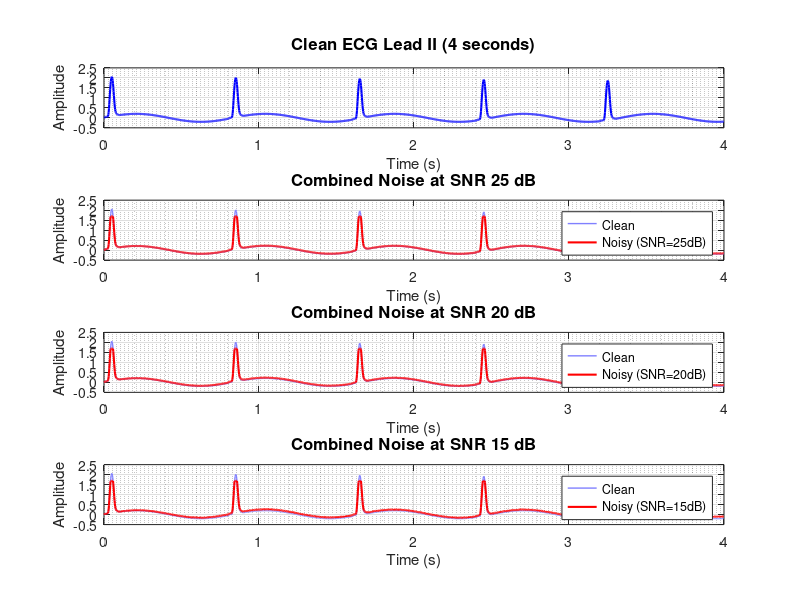

Here is the MATLAB script that generated this plot: (Note: this script raises an error after producing the figure.)
function focused_combined_noise_generator()
    % FOCUSED COMBINED NOISE GENERATOR
    % Generates realistic combined portable ECG device noise
    % FOCUS: Only combined noise at SNR 15dB, 20dB, 25dB
    % Processes only Lead II for first 4 seconds
    % Output: Ready for scalogram conversion
    
    % Define paths
    original_dataset_path = 'C:\Users\henry\Downloads\ECG-Dx\Organized_Dataset';
    noisy_dataset_path = 'C:\Users\henry\Downloads\ECG-Dx\Focused_Combined_Noise_Dataset';
    
    % Create output directory
    if ~exist(noisy_dataset_path, 'dir')
        mkdir(noisy_dataset_path);
    end
    
    % Parameters
    fs = 500; % Sampling frequency (Hz)
    duration_seconds = 4; % Process first 4 seconds
    target_samples = fs * duration_seconds; % 2000 samples
    snr_levels = [25, 20, 15]; % High to low quality (clinical relevant range)
    noise_type = 'combined'; % Only combined noise
    
    % Initialize counters
    total_processed = 0;
    total_generated = 0;
    processing_errors = 0;
    
    fprintf('=== FOCUSED COMBINED NOISE GENERATOR ===\n');
    fprintf('Original dataset: %s\n', original_dataset_path);
    fprintf('Output dataset: %s\n', noisy_dataset_path);
    fprintf('Noise type: Combined (realistic multi-source)\n');
    fprintf('SNR levels: %s dB\n', mat2str(snr_levels));
    fprintf('Processing: Lead II only (first %d seconds)\n', duration_seconds);
    fprintf('Classes: AFIB, SB, SR\n\n');
    
    % Process datasets
    datasets = {'training', 'validation'};
    groups = {'AFIB', 'SB', 'SR'};
    
    for dataset_idx = 1:length(datasets)
        dataset_name = datasets{dataset_idx};
        fprintf('Processing %s dataset...\n', dataset_name);
        
        for group_idx = 1:length(groups)
            group_name = groups{group_idx};
            
            % Define input and output directories
            input_dir = fullfile(original_dataset_path, dataset_name, group_name);
            
            if ~exist(input_dir, 'dir')
                fprintf('  Warning: Directory not found: %s\n', input_dir);
                continue;
            end
            
            % Get all .mat files (excluding metadata)
            mat_files = dir(fullfile(input_dir, '*.mat'));
            mat_files = mat_files(~strcmp({mat_files.name}, 'metadata.mat'));
            
            fprintf('  Processing %s group: %d files\n', group_name, length(mat_files));
            
            % Process each ECG file
            for file_idx = 1:length(mat_files)
                total_processed = total_processed + 1;
                
                mat_file_path = fullfile(input_dir, mat_files(file_idx).name);
                [~, base_name, ~] = fileparts(mat_files(file_idx).name);
                
                try
                    % Load and extract ECG data
                    ecg_data = load(mat_file_path);
                    ecg_signals = extract_ecg_signals(ecg_data);
                    
                    if isempty(ecg_signals) || size(ecg_signals, 1) < 2
                        fprintf('    Warning: Lead II not available in %s\n', mat_files(file_idx).name);
                        processing_errors = processing_errors + 1;
                        continue;
                    end
                    
                    % Extract Lead II and truncate to first 4 seconds
                    lead2_signal = ecg_signals(2, :);
                    if length(lead2_signal) < target_samples
                        fprintf('    Warning: Signal too short in %s\n', mat_files(file_idx).name);
                        processing_errors = processing_errors + 1;
                        continue;
                    end
                    
                    lead2_signal = lead2_signal(1:target_samples);
                    lead2_signal = double(lead2_signal);
                    
                    % Generate noisy versions for each SNR level
                    for snr_idx = 1:length(snr_levels)
                        snr_db = snr_levels(snr_idx);
                        
                        % Generate noisy signal with combined noise
                        noisy_signal = add_combined_noise(lead2_signal, fs, snr_db);
                        
                        % Create output directory structure
                        output_dir = fullfile(noisy_dataset_path, sprintf('SNR_%02ddB', snr_db), ...
                                            dataset_name, group_name);
                        if ~exist(output_dir, 'dir')
                            mkdir(output_dir);
                        end
                        
                        % Save noisy signal
                        noisy_filename = sprintf('%s_COMBINED_SNR%02d.mat', base_name, snr_db);
                        noisy_filepath = fullfile(output_dir, noisy_filename);
                        
                        % Save in WFDB-compatible format
                        val = noisy_signal;
                        save(noisy_filepath, 'val');
                        
                        total_generated = total_generated + 1;
                    end
                    
                    % Progress update
                    if mod(total_processed, 25) == 0
                        fprintf('    Processed %d files, generated %d noisy versions...\n', ...
                                total_processed, total_generated);
                    end
                    
                catch ME
                    fprintf('    Error processing %s: %s\n', mat_files(file_idx).name, ME.message);
                    processing_errors = processing_errors + 1;
                    continue;
                end
            end
            
            fprintf('  Completed %s group: %d files generated\n', group_name, ...
                   count_files_in_dir(fullfile(noisy_dataset_path, sprintf('SNR_%02ddB', snr_levels(1)), dataset_name, group_name)));
        end
        
        fprintf('Completed %s dataset\n\n', dataset_name);
    end
    
    % Final summary
    fprintf('=== FOCUSED NOISE GENERATION SUMMARY ===\n');
    fprintf('Original files processed: %d\n', total_processed);
    fprintf('Noisy versions generated: %d\n', total_generated);
    fprintf('Processing errors: %d\n', processing_errors);
    fprintf('SNR levels: %d (%s dB)\n', length(snr_levels), mat2str(snr_levels));
    fprintf('Noise combinations per file: %d\n', length(snr_levels));
    if total_processed > 0
        fprintf('Success rate: %.1f%%\n', (total_generated/(total_processed*length(snr_levels)))*100);
    end
    fprintf('Output directory: %s\n', noisy_dataset_path);
    
    % Generate summary report
    generate_focused_report(noisy_dataset_path, total_processed, total_generated, processing_errors, snr_levels);
    
    % Generate noise visualization
    generate_combined_noise_visualization(noisy_dataset_path, fs, snr_levels);
    
    fprintf('\nFocused combined noise dataset ready!\n');
    fprintf('Next step: Run convert_focused_noisy_to_scalograms()\n');
end

function ecg_signals = extract_ecg_signals(ecg_data)
    % Extract ECG signals from WFDB .mat file format
    ecg_signals = [];
    
    % Try different common field names in WFDB format
    field_names = {'val', 'data', 'signal', 'ecg', 'y'};
    
    for i = 1:length(field_names)
        if isfield(ecg_data, field_names{i})
            signals = ecg_data.(field_names{i});
            
            % Ensure signals are in correct format (leads x samples)
            if size(signals, 1) > size(signals, 2)
                signals = signals'; % Transpose if needed
            end
            
            % Validate signal dimensions
            if size(signals, 1) >= 2 && size(signals, 2) > 100
                ecg_signals = signals;
                return;
            end
        end
    end
    
    % If no standard field found, try to find numerical arrays
    fields = fieldnames(ecg_data);
    for i = 1:length(fields)
        data = ecg_data.(fields{i});
        if isnumeric(data) && ndims(data) == 2
            if size(data, 1) > size(data, 2)
                data = data';
            end
            if size(data, 1) >= 2 && size(data, 2) > 100
                ecg_signals = data;
                return;
            end
        end
    end
end

function noisy_signal = add_combined_noise(clean_signal, fs, snr_db)
    % Add realistic combined portable ECG device noise
    % This represents the most realistic noise scenario for portable devices
    
    signal_length = length(clean_signal);
    t = (0:signal_length-1) / fs; % Time vector
    
    % Combined noise components with realistic weights for portable devices
    
    % 1. Gaussian noise (electronic amplifier noise) - 30% weight
    gaussian_weight = 0.3;
    noise_gaussian = gaussian_weight * randn(size(clean_signal));
    
    % 2. Powerline interference (50/60 Hz) - 40% weight
    powerline_weight = 0.4;
    freq_50hz = 2 * pi * 50;
    freq_60hz = 2 * pi * 60;
    noise_powerline = powerline_weight * (0.6 * sin(freq_50hz * t) + 0.4 * sin(freq_60hz * t));
    % Add harmonics
    noise_powerline = noise_powerline + powerline_weight * 0.2 * sin(2 * freq_50hz * t);
    noise_powerline = noise_powerline + powerline_weight * 0.1 * randn(size(clean_signal));
    
    % 3. Baseline wander (motion artifacts) - 80% weight
    baseline_weight = 0.8;
    wander_freq1 = 2 * pi * 0.1; % Breathing-like
    wander_freq2 = 2 * pi * 0.3; % Motion-like
    wander_freq3 = 2 * pi * 0.05; % Slow drift
    noise_baseline = baseline_weight * (2.0 * sin(wander_freq1 * t) + ...
                    1.5 * sin(wander_freq2 * t) + 3.0 * sin(wander_freq3 * t));
    % Add random walk
    random_walk = cumsum(0.1 * randn(size(clean_signal))) / sqrt(signal_length);
    noise_baseline = noise_baseline + baseline_weight * random_walk;
    
    % 4. Muscle artifacts (EMG) - 20% weight
    muscle_weight = 0.2;
    burst_probability = 0.3;
    burst_mask = rand(size(clean_signal)) < burst_probability;
    muscle_freq = 20 + 80 * rand(size(clean_signal));
    muscle_noise = sin(2 * pi * muscle_freq .* t);
    amplitude_mod = 0.5 + 0.5 * rand(size(clean_signal));
    noise_muscle = muscle_weight * muscle_noise .* burst_mask .* amplitude_mod;
    noise_muscle = noise_muscle + muscle_weight * 0.3 * randn(size(clean_signal));
    
    % 5. Motion artifacts (electrode movement) - 10% weight
    motion_weight = 0.1;
    spike_probability = 0.02;
    spike_locations = rand(size(clean_signal)) < spike_probability;
    noise_motion = zeros(size(clean_signal));
    spike_indices = find(spike_locations);
    
    for i = 1:length(spike_indices)
        spike_idx = spike_indices(i);
        spike_amplitude = 2 + 3 * rand();
        decay_constant = 20 + 30 * rand();
        
        for j = spike_idx:min(spike_idx + decay_constant, signal_length)
            decay_factor = exp(-(j - spike_idx) / (decay_constant / 3));
            noise_motion(j) = noise_motion(j) + spike_amplitude * decay_factor * (rand() - 0.5);
        end
    end
    
    high_freq = 100 + 50 * rand(size(clean_signal));
    noise_motion = motion_weight * (noise_motion + 0.5 * sin(2 * pi * high_freq .* t) .* ...
                  (0.5 + 0.5 * rand(size(clean_signal))));
    
    % 6. Electrode noise (contact impedance) - 30% weight
    electrode_weight = 0.3;
    impedance_freq = 2 * pi * 0.2;
    impedance_variation = 0.1 * sin(impedance_freq * t) + 0.05 * randn(size(clean_signal));
    noisy_signal_temp = clean_signal .* (1 + impedance_variation);
    
    % Electrode dropouts
    dropout_probability = 0.005;
    dropout_mask = rand(size(clean_signal)) < dropout_probability;
    for i = 1:length(dropout_mask)
        if dropout_mask(i)
            dropout_length = 5 + randi(15);
            end_idx = min(i + dropout_length, length(clean_signal));
            noisy_signal_temp(i:end_idx) = noisy_signal_temp(i:end_idx) * 0.1;
        end
    end
    noise_electrode = electrode_weight * (noisy_signal_temp - clean_signal);
    
    % Combine all noise components
    total_noise = noise_gaussian + noise_powerline + noise_baseline + ...
                  noise_muscle + noise_motion + noise_electrode;
    
    % Apply SNR constraint
    signal_power = mean(clean_signal.^2);
    noise_power = mean(total_noise.^2);
    
    % Calculate required noise scaling for target SNR
    target_noise_power = signal_power / (10^(snr_db/10));
    noise_scaling = sqrt(target_noise_power / noise_power);
    
    total_noise = total_noise * noise_scaling;
    
    % Combine signal and noise
    noisy_signal = clean_signal + total_noise;
    
    % Ensure signal stays within reasonable bounds
    signal_std = std(clean_signal);
    max_amplitude = 5 * signal_std;
    noisy_signal = max(-max_amplitude, min(max_amplitude, noisy_signal));
end

function count = count_files_in_dir(dir_path)
    % Count .mat files in directory
    if exist(dir_path, 'dir')
        files = dir(fullfile(dir_path, '*.mat'));
        count = length(files);
    else
        count = 0;
    end
end

function generate_focused_report(output_path, total_processed, total_generated, processing_errors, snr_levels)
    % Generate focused report for combined noise at specific SNR levels
    
    report_file = fullfile(output_path, 'focused_combined_noise_report.txt');
    fid = fopen(report_file, 'w');
    
    fprintf(fid, '=== FOCUSED COMBINED NOISE GENERATION REPORT ===\n');
    fprintf(fid, 'Date: %s\n\n', datestr(now));
    
    fprintf(fid, 'GENERATION PARAMETERS:\n');
    fprintf(fid, '- Noise Type: Combined (realistic multi-source)\n');
    fprintf(fid, '- SNR Levels: %s dB\n', mat2str(snr_levels));
    fprintf(fid, '- Signal: ECG Lead II (first 4 seconds)\n');
    fprintf(fid, '- Sampling Rate: 500 Hz (2000 samples)\n');
    fprintf(fid, '- Classes: AFIB, SB, SR\n');
    fprintf(fid, '- Datasets: Training and Validation\n\n');
    
    fprintf(fid, 'COMBINED NOISE COMPONENTS:\n');
    fprintf(fid, '- Gaussian Noise (30%% weight): Electronic amplifier noise\n');
    fprintf(fid, '- Powerline Interference (40%% weight): 50/60 Hz contamination\n');
    fprintf(fid, '- Baseline Wander (80%% weight): Motion artifacts\n');
    fprintf(fid, '- Muscle Artifacts (20%% weight): EMG contamination\n');
    fprintf(fid, '- Motion Artifacts (10%% weight): Electrode movement\n');
    fprintf(fid, '- Electrode Noise (30%% weight): Contact impedance\n\n');
    
    fprintf(fid, 'PROCESSING STATISTICS:\n');
    fprintf(fid, 'Original files processed: %d\n', total_processed);
    fprintf(fid, 'Noisy versions generated: %d\n', total_generated);
    fprintf(fid, 'Processing errors: %d\n', processing_errors);
    fprintf(fid, 'Files per SNR level: %d\n', total_generated / length(snr_levels));
    
    if total_processed > 0
        success_rate = (total_generated / (total_processed * length(snr_levels))) * 100;
        fprintf(fid, 'Success rate: %.1f%%\n', success_rate);
    end
    
    fprintf(fid, '\nOUTPUT STRUCTURE:\n');
    fprintf(fid, 'Directory: SNR_[15|20|25]dB/[training|validation]/[AFIB|SB|SR]/\n');
    fprintf(fid, 'Filename format: [PATIENT_ID]_age[AGE]_COMBINED_SNR[XX].mat\n');
    fprintf(fid, '\nExample filenames:\n');
    fprintf(fid, '- JS44163_age45_COMBINED_SNR25.mat\n');
    fprintf(fid, '- TR09173_age67_COMBINED_SNR20.mat\n');
    fprintf(fid, '- AM12456_age34_COMBINED_SNR15.mat\n');
    
    fprintf(fid, '\nCLINICAL SIGNIFICANCE BY SNR LEVEL:\n');
    fprintf(fid, '25dB SNR: High-quality portable ECG\n');
    fprintf(fid, '- Expected model accuracy: >95%%\n');
    fprintf(fid, '- Clinical grade quality\n');
    fprintf(fid, '- Suitable for diagnostic applications\n\n');
    
    fprintf(fid, '20dB SNR: Good-quality portable ECG\n');
    fprintf(fid, '- Expected model accuracy: 90-95%%\n');
    fprintf(fid, '- Clinical monitoring grade\n');
    fprintf(fid, '- Suitable for continuous monitoring\n\n');
    
    fprintf(fid, '15dB SNR: Moderate-quality portable ECG\n');
    fprintf(fid, '- Expected model accuracy: 80-90%%\n');
    fprintf(fid, '- Research grade quality\n');
    fprintf(fid, '- Requires careful validation\n\n');
    
    fprintf(fid, 'RESEARCH APPLICATIONS:\n');
    fprintf(fid, '- Model robustness validation\n');
    fprintf(fid, '- Clinical deployment readiness\n');
    fprintf(fid, '- Performance threshold determination\n');
    fprintf(fid, '- Quality control implementation\n');
    
    fclose(fid);
    
    fprintf('Focused generation report saved to: %s\n', report_file);
end

function generate_combined_noise_visualization(output_path, fs, snr_levels)
    % Generate visualization of combined noise effects
    
    fprintf('Generating combined noise visualization...\n');
    
    % Create synthetic ECG for demonstration
    t = (0:1999) / fs; % 4 seconds
    clean_ecg = generate_demo_ecg(t);
    
    % Create visualization figure
    fig = figure('Position', [100, 100, 1400, 1000]);
    
    % Plot clean signal
    subplot(length(snr_levels) + 1, 1, 1);
    plot(t, clean_ecg, 'b-', 'LineWidth', 1.5);
    xlabel('Time (s)');
    ylabel('Amplitude');
    title('Clean ECG Lead II (4 seconds)', 'FontWeight', 'bold', 'FontSize', 12);
    grid on; grid minor;
    xlim([0, 4]);
    
    % Plot noisy signals for each SNR level
    for snr_idx = 1:length(snr_levels)
        snr_db = snr_levels(snr_idx);
        noisy_signal = add_combined_noise(clean_ecg, fs, snr_db);
        
        subplot(length(snr_levels) + 1, 1, snr_idx + 1);
        plot(t, clean_ecg, 'b-', 'LineWidth', 1, 'DisplayName', 'Clean', 'Color', [0.5, 0.5, 1]);
        hold on;
        plot(t, noisy_signal, 'r-', 'LineWidth', 1.5, 'DisplayName', sprintf('Noisy (SNR=%ddB)', snr_db));
        xlabel('Time (s)');
        ylabel('Amplitude');
        title(sprintf('Combined Noise at SNR %d dB', snr_db), 'FontWeight', 'bold', 'FontSize', 12);
        legend('Location', 'best');
        grid on; grid minor;
        xlim([0, 4]);
        hold off;
    end
    
    sgtitle('Combined Portable ECG Noise Effects Across SNR Levels', ...
            'FontWeight', 'bold', 'FontSize', 16);
    
    % Save figure
    visualization_path = fullfile(output_path, 'Combined_Noise_Analysis');
    if ~exist(visualization_path, 'dir')
        mkdir(visualization_path);
    end
    
    saveas(fig, fullfile(visualization_path, 'Combined_Noise_Comparison.png'), 'png');
    saveas(fig, fullfile(visualization_path, 'Combined_Noise_Comparison.fig'), 'fig');
    
    % Generate frequency domain analysis
    generate_frequency_analysis(clean_ecg, snr_levels, fs, visualization_path);
    
    fprintf('Combined noise visualization saved to: %s\n', visualization_path);
end

function clean_ecg = generate_demo_ecg(t)
    % Generate a synthetic ECG signal for demonstration
    
    % Basic ECG components (simplified)
    heart_rate = 75; % BPM
    rr_interval = 60 / heart_rate; % seconds
    
    ecg_signal = zeros(size(t));
    
    % Generate QRS complexes
    for beat_time = 0:rr_interval:max(t)
        % Find time indices for this beat
        beat_indices = find(t >= beat_time & t <= beat_time + 0.2);
        
        if ~isempty(beat_indices)
            beat_t = t(beat_indices) - beat_time;
            
            % Simplified QRS complex
            qrs = 2 * exp(-((beat_t - 0.05) / 0.02).^2) - 0.5 * exp(-((beat_t - 0.03) / 0.01).^2) + ...
                  -0.3 * exp(-((beat_t - 0.07) / 0.01).^2);
            
            ecg_signal(beat_indices) = ecg_signal(beat_indices) + qrs;
        end
    end
    
    % Add some baseline and T-wave components
    baseline_freq = 2 * pi * 1.2; % 1.2 Hz
    ecg_signal = ecg_signal + 0.2 * sin(baseline_freq * t);
    
    clean_ecg = ecg_signal;
end

function generate_frequency_analysis(clean_ecg, snr_levels, fs, visualization_path)
    % Generate frequency domain analysis
    
    fig = figure('Position', [100, 100, 1200, 800]);
    
    % Calculate FFT of clean signal
    N = length(clean_ecg);
    frequencies = (0:N-1) * fs / N;
    clean_fft = abs(fft(clean_ecg));
    
    subplot(2, 1, 1);
    semilogy(frequencies(1:N/2), clean_fft(1:N/2), 'b-', 'LineWidth', 2, 'DisplayName', 'Clean ECG');
    hold on;
    
    colors = lines(length(snr_levels));
    
    for i = 1:length(snr_levels)
        noisy_signal = add_combined_noise(clean_ecg, fs, snr_levels(i));
        noisy_fft = abs(fft(noisy_signal));
        
        semilogy(frequencies(1:N/2), noisy_fft(1:N/2), 'Color', colors(i, :), ...
                'LineWidth', 1.5, 'DisplayName', sprintf('SNR %d dB', snr_levels(i)));
    end
    
    xlabel('Frequency (Hz)');
    ylabel('Magnitude');
    title('Frequency Domain Analysis: Combined Noise Effects', 'FontWeight', 'bold', 'FontSize', 14);
    legend('Location', 'best');
    grid on; grid minor;
    xlim([0, 100]);
    hold off;
    
    % SNR vs frequency content
    subplot(2, 1, 2);
    
    signal_power = mean(clean_ecg.^2);
    snr_actual = zeros(size(snr_levels));
    
    for i = 1:length(snr_levels)
        noisy_signal = add_combined_noise(clean_ecg, fs, snr_levels(i));
        noise_component = noisy_signal - clean_ecg;
        noise_power = mean(noise_component.^2);
        snr_actual(i) = 10 * log10(signal_power / noise_power);
    end
    
    plot(snr_levels, snr_actual, 'ro-', 'LineWidth', 2, 'MarkerSize', 8, 'MarkerFaceColor', 'r');
    hold on;
    plot([min(snr_levels), max(snr_levels)], [min(snr_levels), max(snr_levels)], 'k--', 'LineWidth', 1);
    xlabel('Target SNR (dB)');
    ylabel('Measured SNR (dB)');
    title('SNR Verification: Target vs Measured', 'FontWeight', 'bold', 'FontSize', 14);
    legend('Measured SNR', 'Perfect Match', 'Location', 'best');
    grid on; grid minor;
    hold off;
    
    sgtitle('Combined Noise: Frequency Analysis and SNR Verification', ...
            'FontWeight', 'bold', 'FontSize', 16);
    
    saveas(fig, fullfile(visualization_path, 'Frequency_Analysis.png'), 'png');
    saveas(fig, fullfile(visualization_path, 'Frequency_Analysis.fig'), 'fig');
end

% Main execution
fprintf('Starting Focused Combined Noise Generator...\n');
focused_combined_noise_generator();